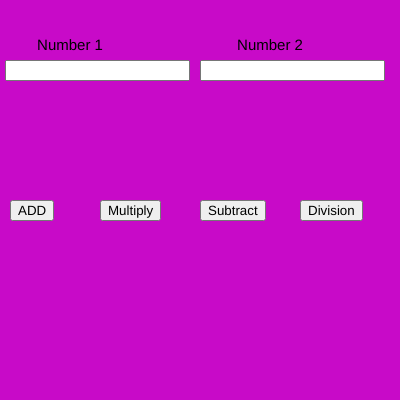
Frame 1 (no input)
Frame 60 (no input): identical to frame 1, image omitted
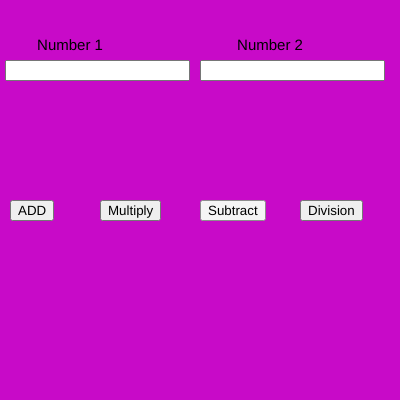
Frame 120 (the mouse pressed at the canvas centre since frame 60)

The p5.js sketch that drew these frames (run headless with seeded random() and noise() and a simulated clock; from frame 60 on, the mouse is pressed at the canvas centre):

// p5.js sketch
// ── sketch.js
var n1,n2;
var b1,b2,b3,b4;

function setup() {
  
  createCanvas(400, 400);
  
  num1 = createInput();
  num1.position(5, 60);
  
  num2 = createInput();
  num2.position(200, 60);
  
  b1 = createButton("ADD");
  b1.position(10, 200);
  b1.mousePressed(add);
  
  b2 = createButton("Multiply");
  b2.position(100, 200);
  b2.mousePressed(mul);
  
  b3 = createButton("Subtract");
  b3.position(200,200);
  b3.mousePressed(sub)
  
  b4 = createButton("Division");
  b4.position(300,200);
  b4.mousePressed(division)
  

  textAlign(CENTER);
  textSize(15);
}

function draw() {
  background(200,10,200)
  text("Number 1",70,50)
  text("Number 2",270,50)
  n1=parseInt(num1.value())
  n2=parseInt(num2.value())

}
function add()
{
  console.log(n1+n2)
}
function sub()
{
  console.log(n1-n2)
}
function mul()
{
  console.log(n1*n2)
}
function division()
{
  console.log(n1/n2)
}
